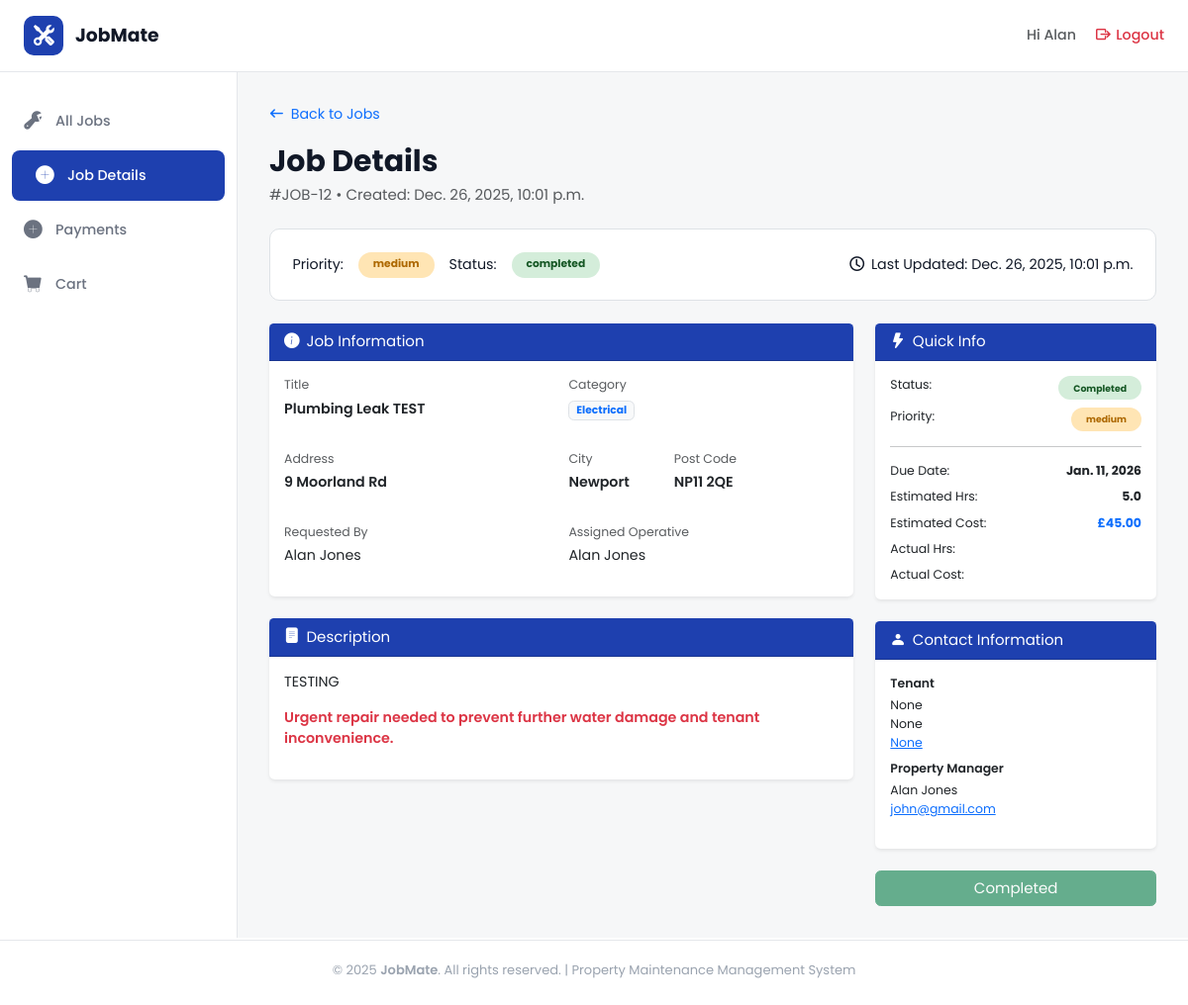
Page /jobs/job_detail/12/ (signed in) on the earlier database version.
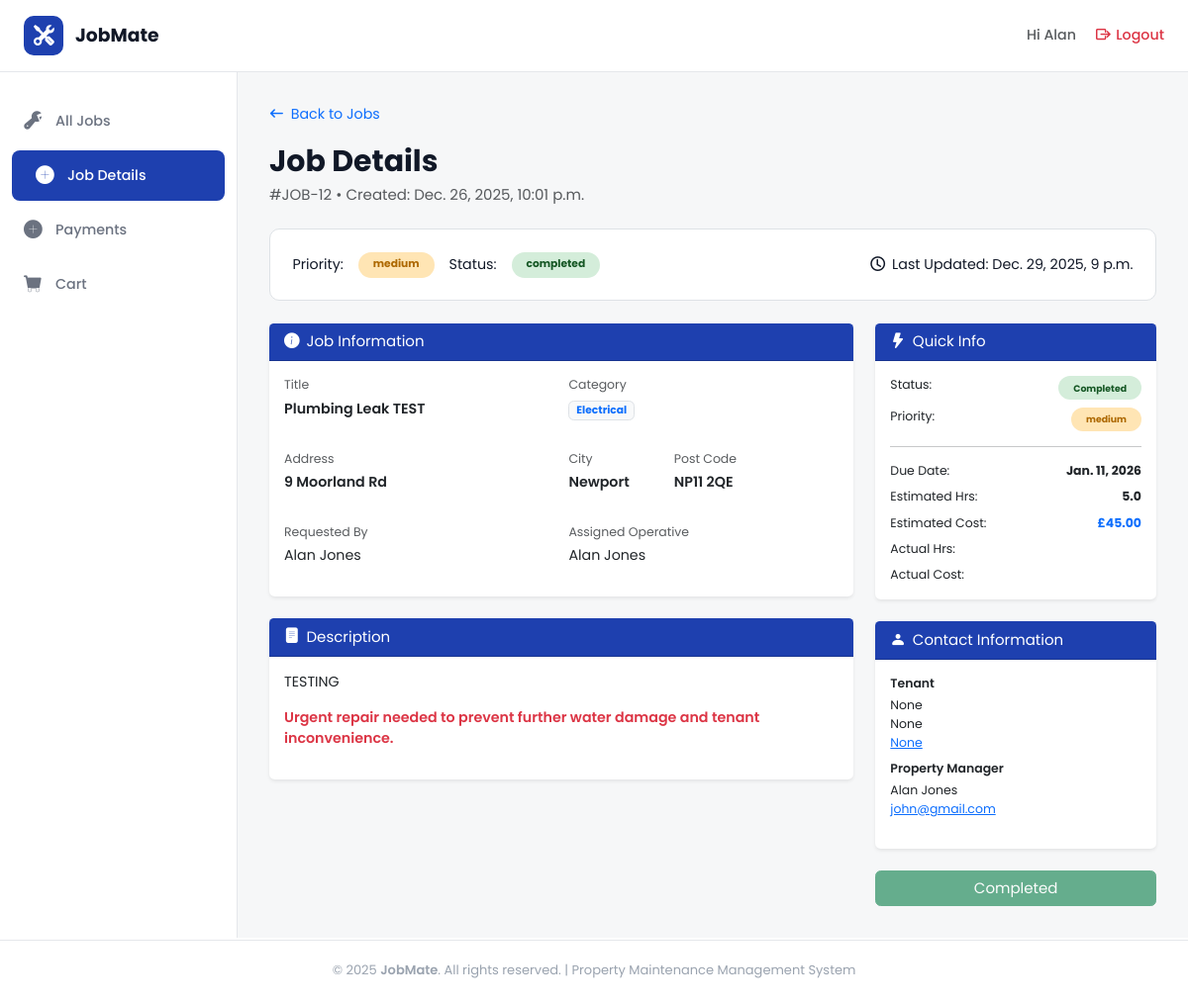
Same page on the later database version.
### jobs/models.py (models this page shows, shortened)
class Job(models.Model):
    PRIORITY_CHOICES = [
        ('high', 'High'),
        ('medium', 'Medium'),
        ('low', 'Low'),
    ]
    CATEGORY_CHOICES = [
        ('plumbing', 'Plumbing'),
        ('heating', 'Heating'),
        ('electrical', 'Electrical'),
    ]
    STATUS_CHOICES = [
        ("pending", "Pending"),
        ("in_progress", "In Progress"),
        ("completed", "Completed"),
        ("cancelled", "Cancelled"),
    ]
    job_title = models.CharField(max_length=100)
    property_owner = models.CharField(max_length=100)
    address = models.CharField(max_length=200)
    city = models.CharField(max_length=100)
    post_code = models.CharField(max_length=20)
    tenant_name = models.CharField(
        max_length=100,
        null=True,
        blank=True
    )
    tenant_phone = models.CharField(
        max_length=20,
        null=True,
        blank=True
    )
    tenant_email = models.EmailField(
        max_length=254,
        null=True,
        blank=True
    )
    priority = models.CharField(
        max_length=20,
        choices=PRIORITY_CHOICES,
        default='medium'
    )
    category = models.CharField(
        max_length=20,
        choices=CATEGORY_CHOICES
    )
    status = models.CharField(
        max_length=20,
        choices=STATUS_CHOICES,
        default="pending"
    )
    description = models.TextField()
    created_at = models.DateTimeField(auto_now_add=True)
    updated_at = models.DateTimeField(auto_now=True)
    due_date = models.DateField()
    estimated_hours = models.DecimalField(
        max_digits=4,
        decimal_places=1,
        null=True,
        blank=True
    )
    job_cost = models.DecimalField(
        max_digits=10,
        decimal_places=2,
        null=True,
        blank=True
    )
    assigned_operative = models.ForeignKey(
        User,
        on_delete=models.SET_NULL,
        null=True,
        blank=True,
        related_name="assigned_jobs"
    )

### jobs/views.py (the view, shortened to what this page needs)
# urls.py: path('job_detail/<int:job_id>/', views.job_detail, name='job_detail'),
@login_required
def job_detail(request, job_id):
    user = request.user
    job = get_object_or_404(Job, pk=job_id)
    if not (
        user.profile.role == "Admin" or
        job.assigned_operative == user
    ):
        messages.error(request, "You do not have permission to view this job.")
        return redirect("jobs:all_jobs")
    return render(request, "job_detail.html", {"job": job})

### jobs/templates/job_detail.html (shortened to what the changed rows need)
{% extends "dashboard_base.html" %}
{% load static %}
{% block content %}
<div>
  <strong class="fs-2 fw-bold">Job Details</strong>
  <p class="fs-6 text-muted">#JOB-{{ job.id }} • Created: {{ job.created_at }}</p>
</div>
<div class="status-header border">
  <div class="d-flex align-items-center gap-3">
    <p class="m-0">Priority:</p>
    <span class="badge rounded-pill px-3 py-2
    {% if job.priority == 'high' %} badge-high
      {% elif job.priority == 'medium' %}badge-medium
      {% elif job.priority == 'low' %}badge-low
    {% endif %}">{{ job.priority }}</span>
    <p class="m-0">Status:</p>
    <span class="badge rounded-pill px-3 py-2
    {% if job.status == 'pending' %}badge-pending
      {% elif job.status == 'in_progress' %}badge-progress
      {% elif job.status == 'completed' %}badge-completed
      {% elif job.status == 'cancelled' %}bg-danger
    {% endif %}">{{ job.status }}</span>
  </div>
  <div>
    <i class="bi bi-clock me-1"></i> Last Updated: {{ job.updated_at }}
  </div>
</div>
<div class="row g-4">
  <div class="col-lg-8 d-flex flex-column gap-4">
    <div class="card border-0 shadow-sm">
      <div class="card-body">
        <div class="row g-3">
          <div class="col-md-6">
            <p class="mb-1 text-muted small">Title</p>
            <p class="fw-semibold">{{ job.job_title }}</p>
          </div>
          <div class="col-md-6">
            <p><span class="badge bg-light text-primary border">{{ job.get_category_display }}</span></p>
          </div>
          <div class="col-md-6">
            <p class="mb-1 text-muted small">Address</p>
            <p class="fw-semibold">{{ job.address }}</p>
          </div>
          <div class="col-md-6 d-flex gap-5">
            <div>
              <p class="mb-1 text-muted small">City</p>
              <p class="fw-semibold">{{ job.city }}</p>
            </div>
            <div>
              <p class="mb-1 text-muted small">Post Code</p>
              <p class="fw-semibold">{{ job.post_code }}</p>
            </div>
          </div>
          <div class="col-md-6">
            <p class="mb-1 text-muted small">Assigned Operative</p>
            <p>{{ job.assigned_operative.first_name }} {{ job.assigned_operative.last_name }}</p>
          </div>
        </div>
      </div>
    </div>
    <div class="card border-0 shadow-sm">
      <div class="card-body">
        <p>
          {{ job.description }}
        </p>
        <p class="text-danger fw-semibold">
          Urgent repair needed to prevent further water damage and tenant inconvenience.
        </p>
      </div>
    </div>
  </div>
  <div class="col-lg-4 d-flex flex-column gap-4">
    <div class="card border-0 shadow-sm">
      <div class="card-body small">
        <div class="d-flex justify-content-between mb-2">
          <span>Status:</span>
          <span class="badge rounded-pill px-3 py-2
          {% if job.status == 'pending' %}badge-pending
            {% elif job.status == 'in_progress' %}badge-progress
            {% elif job.status == 'completed' %}badge-completed
            {% elif job.status == 'cancelled' %}bg-danger
          {% endif %}">{{ job.get_status_display }}</span>
        </div>
        <div class="d-flex justify-content-between mb-2">
          <span>Priority:</span>
          <span class="badge rounded-pill px-3 py-2
          {% if job.priority == 'high' %} badge-high
            {% elif job.priority == 'medium' %}badge-medium
            {% elif job.priority == 'low' %}badge-low
          {% endif %}">{{ job.priority }}</span>
        </div>
        <div class="d-flex justify-content-between mb-2">
          <span>Due Date:</span><strong>{{ job.due_date }}</strong>
        </div>
        <div class="d-flex justify-content-between mb-2">
          <span>Estimated Hrs:</span><strong>{{ job.estimated_hours}}</strong>
        </div>
        <div class="d-flex justify-content-between mb-2">
          <span>Estimated Cost:</span><strong class="text-primary">£{{ job.job_cost}}</strong>
        </div>
      </div>
    </div>
    <div class="card border-0 shadow-sm">
      <div class="card-body small">
        <p class="fw-semibold mb-1">Tenant</p>
        <p class="mb-2">{{ job.tenant_name }}<br>
          {{ job.tenant_phone }}<br>
          <a href="mailto:{{ job.tenant_email }}">{{ job.tenant_email }}</a><br>
        </p>
        <p class="fw-semibold mb-1">Property Manager</p>
        <p>{{ user.first_name }} {{user.last_name}}<br>
          <a href="mailto:sarah.j@riverside.com">{{ user.email }}</a><br>
        </p>
      </div>
    </div>
  </div>
</div>
{% endblock %}

Differences in the rows shown:
changed Job "Plumbing Leak TEST": updated_at "Dec. 26, 2025, 10:01 p.m." → "Dec. 29, 2025, 9 p.m."
